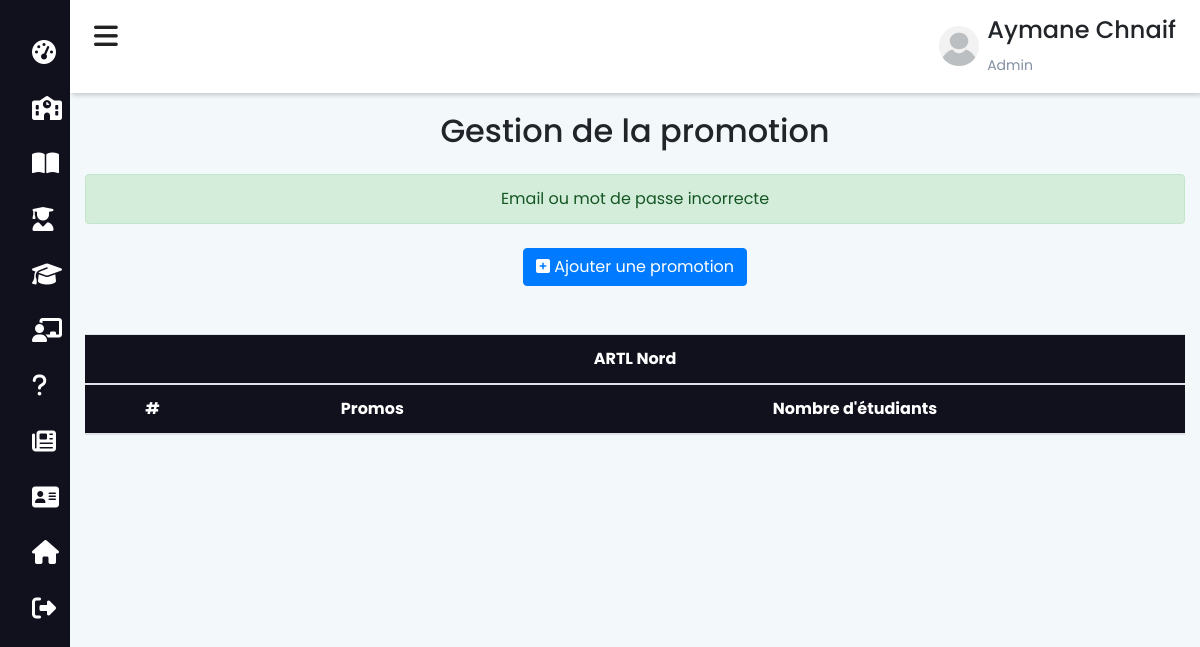
The page /admin/gérer-promotion.php (signed in) on the database as committed earlier.
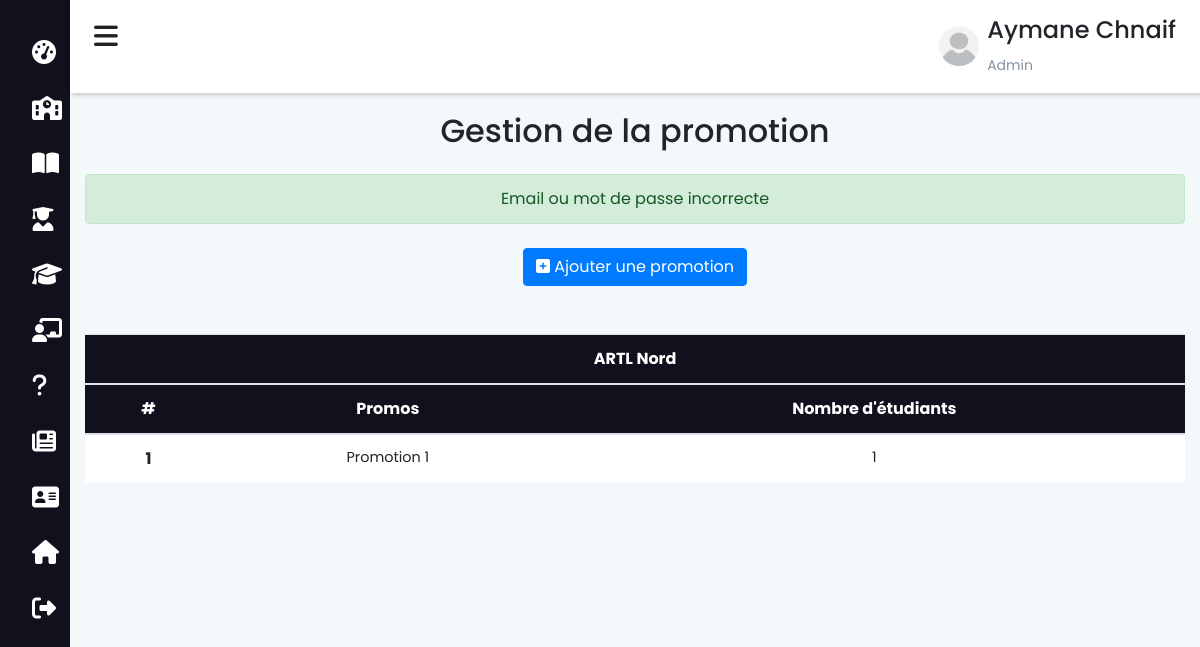
The same page on the database as committed later.
### tables this page shows
CREATE TABLE `etudiant` (
  `etud_id` int(11) NOT NULL,
  `etud_nom` varchar(200) NOT NULL,
  `etud_nom_arab` varchar(200) NOT NULL,
  `etud_prenom` varchar(200) NOT NULL,
  `etud_prenom_arabe` varchar(200) NOT NULL,
  `etud_email` varchar(200) NOT NULL,
  `etud_telephone` varchar(200) NOT NULL,
  `etud_motdepasse` varchar(200) NOT NULL,
  `etud_cin` varchar(200) NOT NULL,
  `etud_formation` int(11) NOT NULL,
  `etud_naissance` date NOT NULL,
  `etud_lieu_naissance` varchar(50) NOT NULL,
  `etud_adress` varchar(200) NOT NULL,
  `etud_permis` varchar(200) NOT NULL,
  `etud_cat_permis` varchar(200) NOT NULL,
  `etude_carte_pro` varchar(200) NOT NULL,
  `etud_permis_obt` date NOT NULL DEFAULT current_timestamp(),
  `etud_scan_cin` varchar(200) NOT NULL,
  `etud_scan_permis` varchar(200) NOT NULL,
  `etud_scan_visite` varchar(200) NOT NULL,
  `etud_promos` int(11) DEFAULT NULL,
  `etud_image` varchar(500) NOT NULL,
  `etud_inscription` date NOT NULL DEFAULT current_timestamp()
);

CREATE TABLE `promos` (
  `pro_id` int(11) NOT NULL,
  `pro_groupe` varchar(200) NOT NULL
);

### functions/db.php (called while the page is built, shortened)
<?php
    class DBController{
        protected $host = "localhost";
        protected $user = "root";
        protected $password = "";
        protected $db = "ecole";
        public function __construct(){
            $this->conn = mysqli_connect($this->host, $this->user, $this->password, $this->db);
        }
    }
?>

### session.php (called while the page is built, shortened)
<?php
    require("functions/db.php");
    require("functions/etudiant.php");
    $db = new DBController();
    $data = new Etudiant($db);
?>

### functions/etudiant.php (called while the page is built, shortened)
<?php
    class Etudiant{
        public $db = null;
        public function __construct(DBController $db){
            $this->db = $db;
        }
        public function getEtudiantPromotion(){
            $result = $this->db->conn->query("SELECT `etud_id`, `etud_nom`, `etud_prenom`, `pro_id`, `pro_groupe`, COUNT(etud_promos) AS 'total' FROM `promos`
                    LEFT JOIN `etudiant` ON pro_id=etud_promos GROUP BY pro_groupe ORDER BY pro_groupe ASC");
            $resultArray = array();
            while($item = mysqli_fetch_array($result, MYSQLI_ASSOC)){
                $resultArray [] = $item;
            }
            return $resultArray;
        }
    }
?>

### admin/gérer-promotion.php (the view, shortened to what this page needs)
<?php include_once "../session.php"; ?>
<!DOCTYPE html>
<html lang="fr">
<head>
    <?php
        include_once "../includes/header.php";
    ?>
</head>
<?php
$etudiants = $data->getEtudiantPromotion();
?>
<body>
    <?php include_once "navbar-admin.php"; ?>
    <div class="main-content">
        <header>
            <?php include 'admin.php' ?>
        </header>
        <div class="container mt-5 pt-5">
            <div class="text-center pt-3 mb-4">
                <h2>Gestion de la promotion</h2>
            </div>
            <?php
            if (isset($_SESSION['status'])) {
            ?>
                <div class="alert alert-success text-center" role="alert"><?php echo $_SESSION['status'] ?></div>
            <?php
            }
            ?>
            <div class="mt-4 text-center">
                <a href="ajouter-promotion" target="_blank" class="btn btn-primary"><i class="fas fa-plus-square"></i> Ajouter une promotion</a>
            </div>
            <table class="table table-hover mt-5 bg-white">
                <thead class="text-center text-white" style="background-color: #11101d;">
                    <tr>
                        <th scope="col" colspan="4">ARTL Nord</th>
                    </tr>
                    <tr>
                        <th scope="col">#</th>
                        <th scope="col">Promos</th>
                        <th scope="col">Nombre d'étudiants</th>
                    </tr>
                </thead>
                <tbody class="text-center">
                    <?php
                    $i = 1;
                    foreach ($etudiants as $etudiant) {
                        if ($etudiant['pro_id'] == '') {
                    ?>
                            <th scope="row" colspan="4">
                                <h1>Pas de promotion</h1>
                            </th>
                        <?php
                        } else {
                        ?>
                            <tr>
                                <th scope="row"><?php echo $i++ ?></th>
                                <td>Promotion <?php echo $etudiant['pro_groupe']; ?></td>
                                <td><?php echo $etudiant['total']; ?></td>
                            </tr>
                    <?php
                        }
                    }
                    ?>
                </tbody>
            </table>
        </div>
</body>
</html>

Rows that differ between the two databases and show on the page:
now on this page (row edited): etudiant: etud_promos.pro_groupe "1", total "1"
